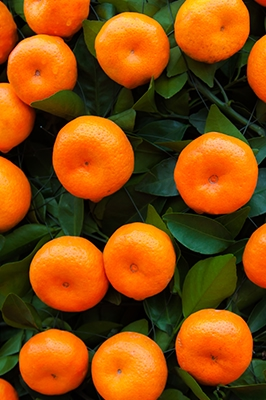
#> input picture Lab5/oranges.jpg, 266 x 400 px
$ python Lab5.py
#> lines starting #> are read from the running program, lines starting #| are printed output that depends on the picture; after the words box and inside, x2 and y2 are one past the last pixel; in counts of white or black regions, pixels touching at a corner belong together
import matplotlib.pyplot as plt
import matplotlib.colors as colors
import numpy as np

# Загрузка изображения
image = plt.imread('oranges.jpg')
#> image is the input picture: shape (400, 266, 3); mean R, G, B 132.7, 72.6, 12.4

if image.dtype == np.uint8:
    image_normalized = image.astype(np.float32) / 255.0
else:
    image_normalized = image.astype(np.float32)

fig, axes = plt.subplots(1, 3, figsize=(15, 5))

axes[0].imshow(image)
axes[0].set_title('Исходное изображение')
axes[0].axis('off')

hsv_image = colors.rgb_to_hsv(image_normalized)
#> hsv_image: shape (400, 266, 3) float32; mean of channels 0, 1, 2 0.143, 0.848, 0.54

lower_orange = np.array([0.015, 0.35, 0.5])

upper_orange = np.array([0.5, 1.0, 1.0])

mask = np.all((hsv_image >= lower_orange) & (hsv_image <= upper_orange), axis=-1)
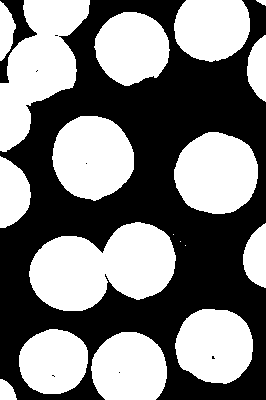
#> mask: shape (400, 266) bool; 49.1% white; 18 white regions (3 under 20 px), largest, box (x1, y1, x2, y2) and area: (29, 222, 176, 311) 9015, (0, 0, 90, 152) 7252, (174, 132, 258, 214) 5400


axes[1].imshow(mask, cmap='gray')
axes[1].set_title('Маска оранжевых областей')
axes[1].axis('off')

highlighted_image = image.copy()
highlighted_image[~mask] = highlighted_image[~mask] * 0.3  # Затемнение не-оранжевых областей
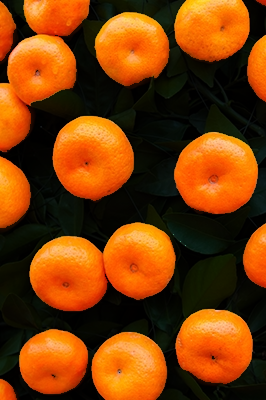
#> highlighted_image: shape (400, 266, 3); mean R, G, B 122, 59.8, 8.4

axes[2].imshow(highlighted_image)
axes[2].set_title('Выделенные апельсины')
axes[2].axis('off')

plt.tight_layout()
plt.show()
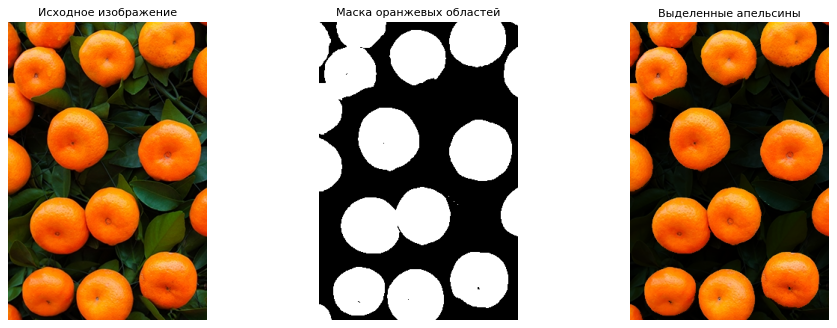
#> figure drawn by matplotlib, 3 panels

$ run again, with Lab5/Resoult.png saved as Lab5/oranges.jpg
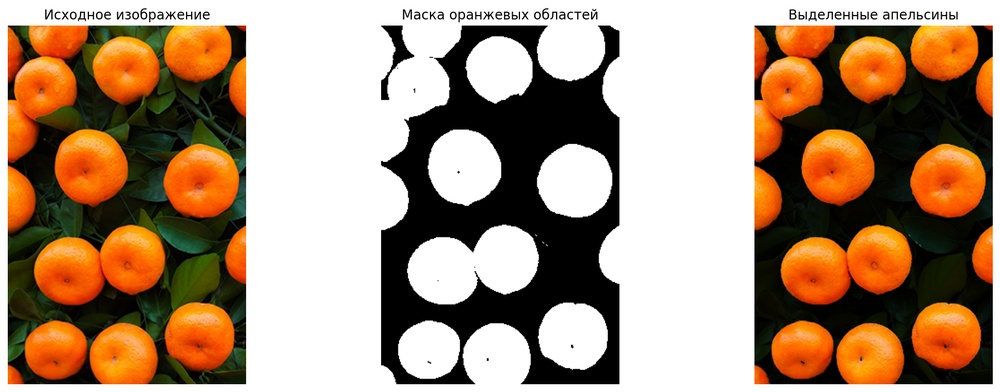
#> input picture Lab5/Resoult.png, 1000 x 392 px, shrunk from 1800 x 705 before the run
#> image is the input picture: shape (392, 1000, 3); mean R, G, B 169.6, 143, 119.1
#> hsv_image: shape (392, 1000, 3) float32; mean of channels 0, 1, 2 0.077, 0.371, 0.671
#> `mask = np.all((hsv_image >= lower_orange) & (hsv_image <= upper_orange..`:
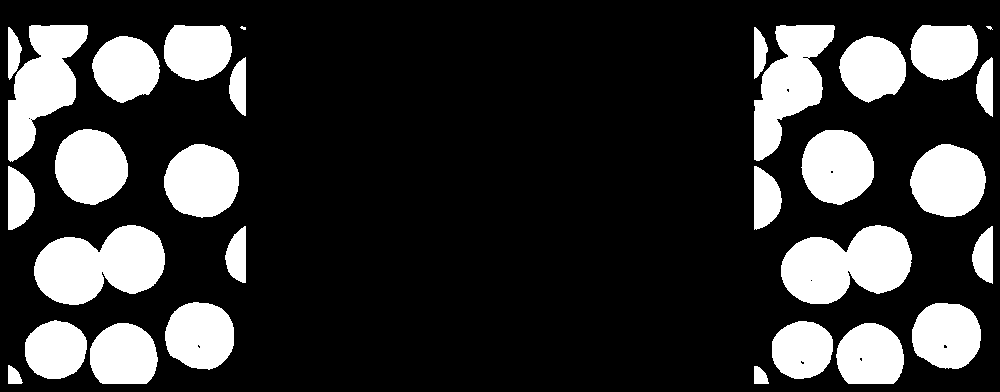
#> mask: shape (392, 1000) bool; 21.2% white; 30 white regions (2 under 20 px), largest, box (x1, y1, x2, y2) and area: (34, 225, 165, 305) 7228, (781, 225, 912, 304) 7157, (8, 25, 88, 162) 5840
#> `plt.show()`:
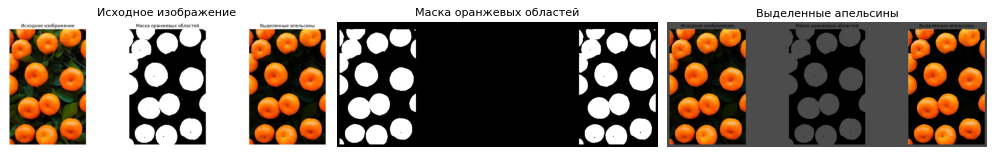
#> figure drawn by matplotlib, 3 panels
